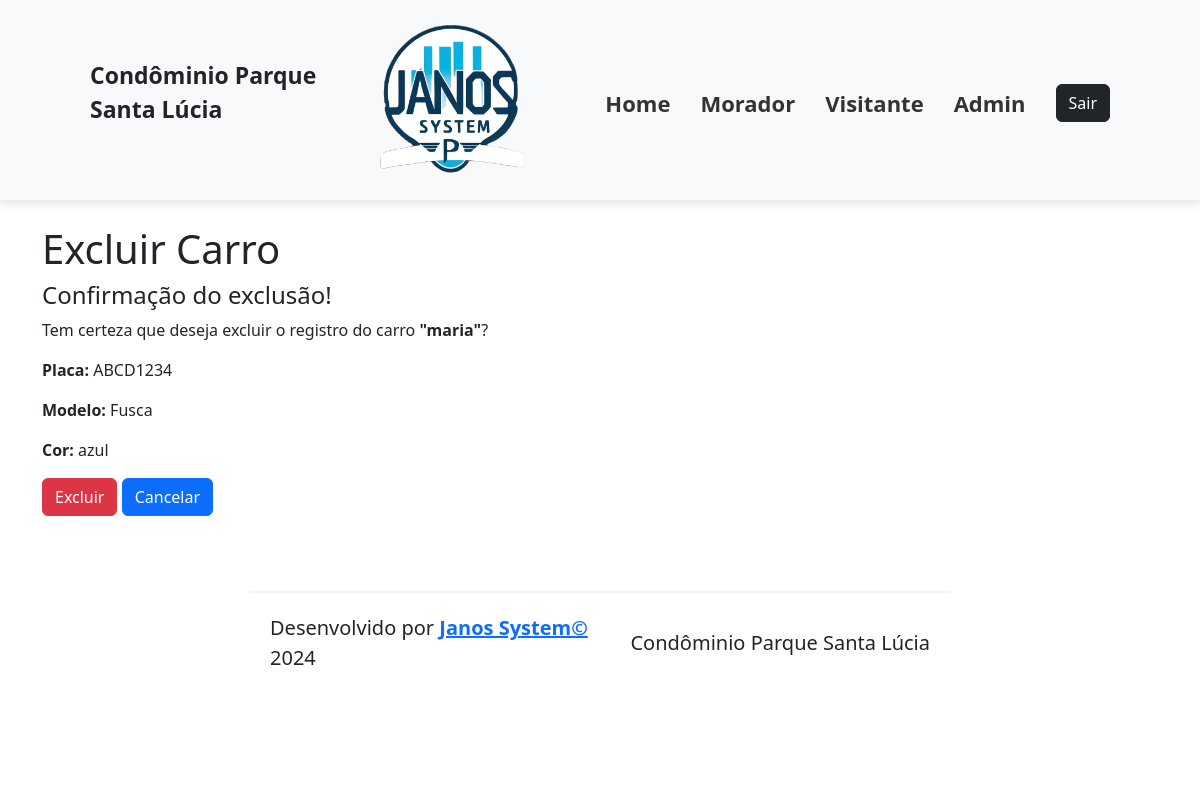
Page /carros-exclucao/1 on the committed database.
### cadastros/models.py (models this page shows, shortened)
class Carro(models.Model):
    modelo = models.CharField(verbose_name="Modelo", max_length=10, null=False, blank=False)
    placa = models.CharField(verbose_name="Placa", max_length=8, null=False, blank=False)
    cor = models.CharField(verbose_name="Cor", max_length=10, null=False, blank=False)
    morador = models.ForeignKey(Morador, on_delete=models.CASCADE, default="1")

class Morador(models.Model):
    apartamento = models.ForeignKey(Apartamento, on_delete=models.CASCADE)
    nome = models.CharField(verbose_name="Nome", max_length=50, null=False, blank=False)
    dt_nasto = models.DateField(verbose_name="Data de Nascimento", null=False, blank=False)
    doc_rg = models.CharField(verbose_name="RG", max_length=9, null=False, blank=False)
    doc_cpf = models.CharField(verbose_name="CPF", max_length=11, null=False, blank=False)
    def __str__(self):
        return f"{self.nome}"

### cadastros/views.py (the view)
# urls.py: path("carros-exclucao/<int:pk>", CarroDeleteView.as_view(), name="carros_exclusao",)
class CarroDeleteView(DeleteView):
    model = Carro
    success_url = reverse_lazy("carros_lista")

### cadastros/Templates/cadastros/carro_confirm_delete.html (shortened to what this page needs)
{% extends 'base.html' %}
{% load static %}
{% block content %}
    <h1> Excluir Carro </h1>
        <h4>Confirmação do exclusão!</h4>
    <p>Tem certeza que deseja excluir o registro do carro <strong>"{{carro.morador}}"</strong>?</p>
    <p><strong>Placa:</strong> {{carro.placa}}</p>
    <p><strong>Modelo:</strong> {{carro.modelo}}</p>
    <p><strong>Cor:</strong> {{carro.cor}}</p>
    <form method="POST">
        <button type="submit" class="btn btn-danger">Excluir</button>
        <a href="{% url 'carros_lista' %}" class="btn btn-primary">Cancelar</a>
    </form>
{% endblock content %}

### rows in the picture
Carro: morador "maria", placa "ABCD1234", modelo "Fusca", cor "azul"
